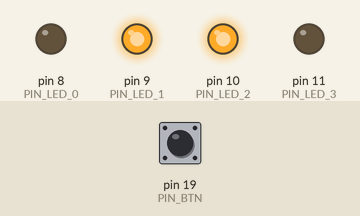
This sketch was run on a simulated Arduino Uno, built with avr-gcc and run on an emulated ATmega328P. On the bench: output pins drawn as LEDs (lit = HIGH). The test bench sets the inputs (shaded band); at power-on: pin 19 (PIN_BTN) HIGH.

Above: at 0.8 s.
0.9 s: pin 19 (PIN_BTN) pulled LOW for 0.15 s
At 0.97 s:
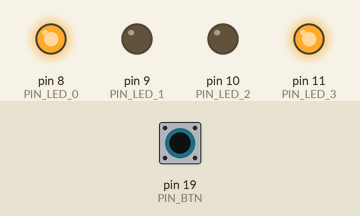
2.5 s: pin 19 (PIN_BTN) pulled LOW for 3.2 s
At 6.5 s:
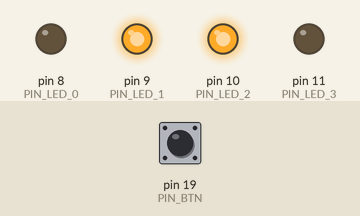
Timing chart, 0 to 8.0 s (numbered marks = the images above; inputs shaded):
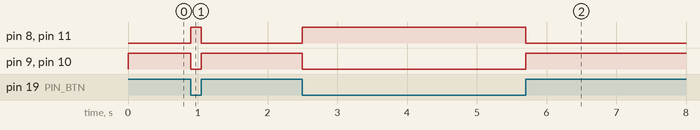

The sketch:

5-nibble-manipulation.ino
```cpp
#include <avr/io.h>

#define PIN_LED_0 PINB0
#define PIN_LED_1 PINB1
#define PIN_LED_2 PINB2
#define PIN_LED_3 PINB3

#define PIN_BTN PINC5

int main(void) {
    /* SETUP */
    DDRB |= // Outputs
        (1 << PIN_LED_0) |
        (1 << PIN_LED_1) |
        (1 << PIN_LED_2) |
        (1 << PIN_LED_3);

    DDRC &= ~(1 << PIN_BTN); // Input
    PORTC |= (1 << PIN_BTN); // Enable pull-up

    while (1) {
        const uint8_t state = PINC; // Read state
        const bool pressed = !(state & (1 << PIN_BTN)); // Read button pin

        if (pressed) {
            PORTB &= ~((1 << PIN_LED_1) | (1 << PIN_LED_2)); // Turn off 2, 3
            PORTB |= (1 << PIN_LED_0) | (1 << PIN_LED_3); // Turn on 1, 4
        }
        else {
            PORTB &= ~((1 << PIN_LED_0) | (1 << PIN_LED_3)); // Turn off 1, 4
            PORTB |= (1 << PIN_LED_1) | (1 << PIN_LED_2); // Turn on 2, 3
        }
    }

    return 0;
}
```

Measured:
- after the input at 0.9 s, pin 8 (PIN_LED_0), pin 11 (PIN_LED_3): LOW → HIGH at once, → LOW 0.15 s later; pin 9 (PIN_LED_1), pin 10 (PIN_LED_2): HIGH → LOW at once, → HIGH 0.15 s later
- after the input at 2.5 s, pin 8 (PIN_LED_0), pin 11 (PIN_LED_3): LOW → HIGH at once, → LOW 3.2 s later; pin 9 (PIN_LED_1), pin 10 (PIN_LED_2): HIGH → LOW at once, → HIGH 3.2 s later
